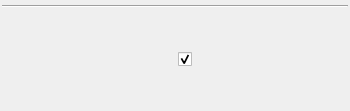
<?xml version="1.0" encoding="UTF-8"?>
<ui version="4.0">
 <class>StoryStructureCharacterLink</class>
 <widget class="QWidget" name="StoryStructureCharacterLink">
  <property name="geometry">
   <rect>
    <x>0</x>
    <y>0</y>
    <width>350</width>
    <height>111</height>
   </rect>
  </property>
  <property name="sizePolicy">
   <sizepolicy hsizetype="Maximum" vsizetype="Preferred">
    <horstretch>0</horstretch>
    <verstretch>0</verstretch>
   </sizepolicy>
  </property>
  <property name="minimumSize">
   <size>
    <width>300</width>
    <height>100</height>
   </size>
  </property>
  <property name="windowTitle">
   <string>Form</string>
  </property>
  <layout class="QVBoxLayout" name="verticalLayout">
   <property name="spacing">
    <number>3</number>
   </property>
   <property name="leftMargin">
    <number>2</number>
   </property>
   <property name="topMargin">
    <number>2</number>
   </property>
   <property name="rightMargin">
    <number>2</number>
   </property>
   <property name="bottomMargin">
    <number>2</number>
   </property>
   <item>
    <widget class="CharacterSelectorWidget" name="wdgCharacters" native="true">
     <property name="sizePolicy">
      <sizepolicy hsizetype="Preferred" vsizetype="Maximum">
       <horstretch>0</horstretch>
       <verstretch>0</verstretch>
      </sizepolicy>
     </property>
    </widget>
   </item>
   <item>
    <widget class="Line" name="line">
     <property name="orientation">
      <enum>Qt::Horizontal</enum>
     </property>
    </widget>
   </item>
   <item>
    <widget class="QWidget" name="wdgOriginal" native="true">
     <layout class="QHBoxLayout" name="horizontalLayout">
      <item>
       <widget class="Subtitle" name="widget_2" native="true">
        <property name="sizePolicy">
         <sizepolicy hsizetype="Preferred" vsizetype="Maximum">
          <horstretch>0</horstretch>
          <verstretch>0</verstretch>
         </sizepolicy>
        </property>
        <property name="title" stdset="0">
         <string>Keep original</string>
        </property>
        <property name="description" stdset="0">
         <string>Keep a general story structure</string>
        </property>
       </widget>
      </item>
      <item>
       <widget class="Toggle" name="cbOriginal">
        <property name="text">
         <string/>
        </property>
        <property name="checked">
         <bool>true</bool>
        </property>
       </widget>
      </item>
     </layout>
    </widget>
   </item>
  </layout>
 </widget>
 <customwidgets>
  <customwidget>
   <class>CharacterSelectorWidget</class>
   <extends>QWidget</extends>
   <header>src.main.python.plotlyst.view.widget.characters</header>
   <container>1</container>
  </customwidget>
  <customwidget>
   <class>Toggle</class>
   <extends>QCheckBox</extends>
   <header>src.main.python.plotlyst.view.widget.input</header>
  </customwidget>
  <customwidget>
   <class>Subtitle</class>
   <extends>QWidget</extends>
   <header>src.main.python.plotlyst.view.widget.display</header>
   <container>1</container>
  </customwidget>
 </customwidgets>
 <resources/>
 <connections/>
</ui>
